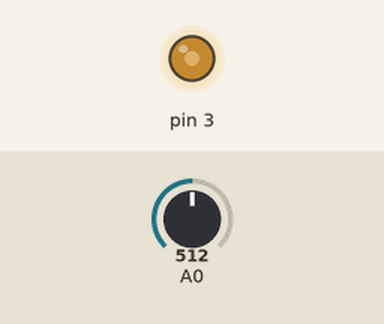
This sketch was run on a simulated Arduino Uno, built with avr-gcc and run on an emulated ATmega328P. Parts: output pins drawn as LEDs (lit = HIGH). The inputs (shaded band) are chosen by the test bench; at power-on: A0 = 512.

Above: at 1.2 s.
1.3 s: A0 set to 716
At 1.6 s:
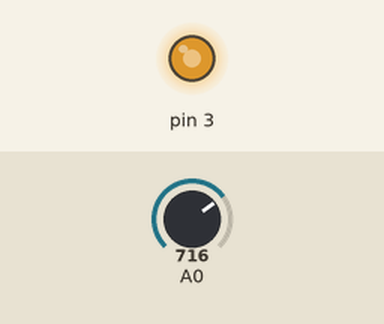
2.8 s: A0 set to 900
At 4.0 s:
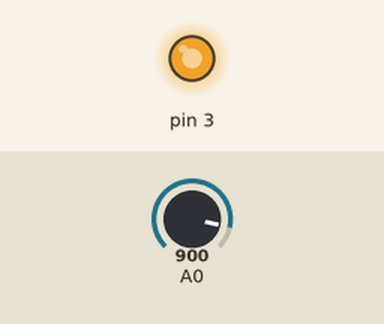
4.3 s: A0 set to 122
At 5.1 s:
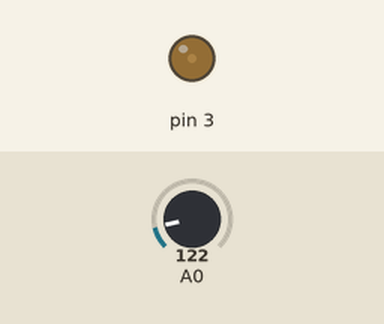
5.8 s: A0 set to 0
At 6.2 s:
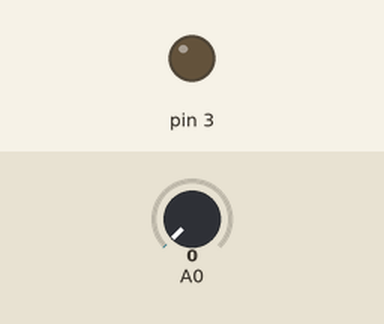
7.3 s: A0 set to 511
At 8.6 s:
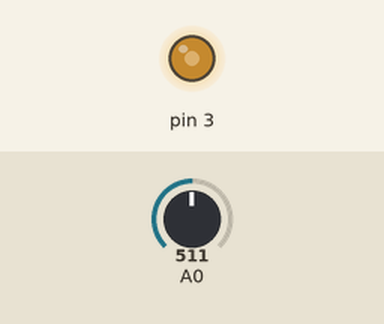
Timing chart, 0 to 9.8 s (numbered marks = the images above; inputs shaded):
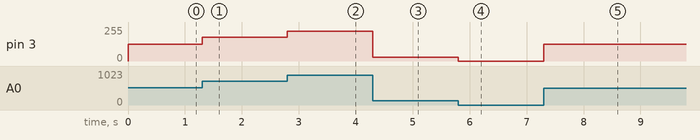

Measured:
- after the input at 1.3 s, pin 3: 127/255 → 178/255 at once
- after the input at 2.8 s, pin 3: 178/255 → 224/255 at once
- after the input at 4.3 s, pin 3: 224/255 → 30/255 at once
- after the input at 5.8 s, pin 3: 30/255 → 0/255 at once
- after the input at 7.3 s, pin 3: 0/255 → 127/255 at once

The sketch:

pot_brightness.ino
```cpp
int potValue;
int brightness;

void setup()
{
  pinMode(A0,INPUT);
  pinMode(3,OUTPUT);
}

void loop()
{
	potValue=analogRead(A0);
  	brightness=map(potValue,0,1023,0,255);
  	analogWrite(3,brightness);
}
```
